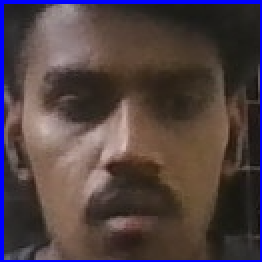
#> input picture Modalities/dataset_rgb/Suman/12.png, 131 x 131 px (shown 2 times larger)
$ python irtorgb.py
#> lines starting #> are read from the running program, lines starting #| are printed output that depends on the picture
import cv2
import os

# Define paths to save RGB and simulated IR images
rgb_save_path = 'dataset_rgb'
ir_save_path = 'dataset_ir'

# Ensure the directory exists
os.makedirs(ir_save_path, exist_ok=True)

# Function to convert RGB images to simulated IR images
def convert_rgb_to_ir(label):
#> called with label = 'Suman'
    for root, dirs, files in os.walk(os.path.join(rgb_save_path, label)):
        for file in files:
            if file.endswith(('.png', '.jpg', '.jpeg')):
                # Read the RGB image
                img_path_rgb = os.path.join(root, file)
                img_rgb = cv2.imread(img_path_rgb)
#> img_rgb is the input picture: shape (131, 131, 3); mean B, G, R 67.7, 65.1, 79.8

                # Convert to grayscale
                img_ir = cv2.cvtColor(img_rgb, cv2.COLOR_BGR2GRAY)
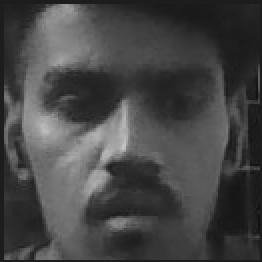
#> img_ir: shape (131, 131) (shown 2 times larger); min 12, max 199, mean 69.8

                # Optionally, apply filters to enhance features
                img_ir = cv2.GaussianBlur(img_ir, (5, 5), 0)

                # Save the simulated IR image
                ir_filename = os.path.join(ir_save_path, label, file)
                os.makedirs(os.path.dirname(ir_filename), exist_ok=True)
                cv2.imwrite(ir_filename, img_ir)

# Example usage
convert_rgb_to_ir('Suman')  # Replace 'person_label' with the actual label/folder name
